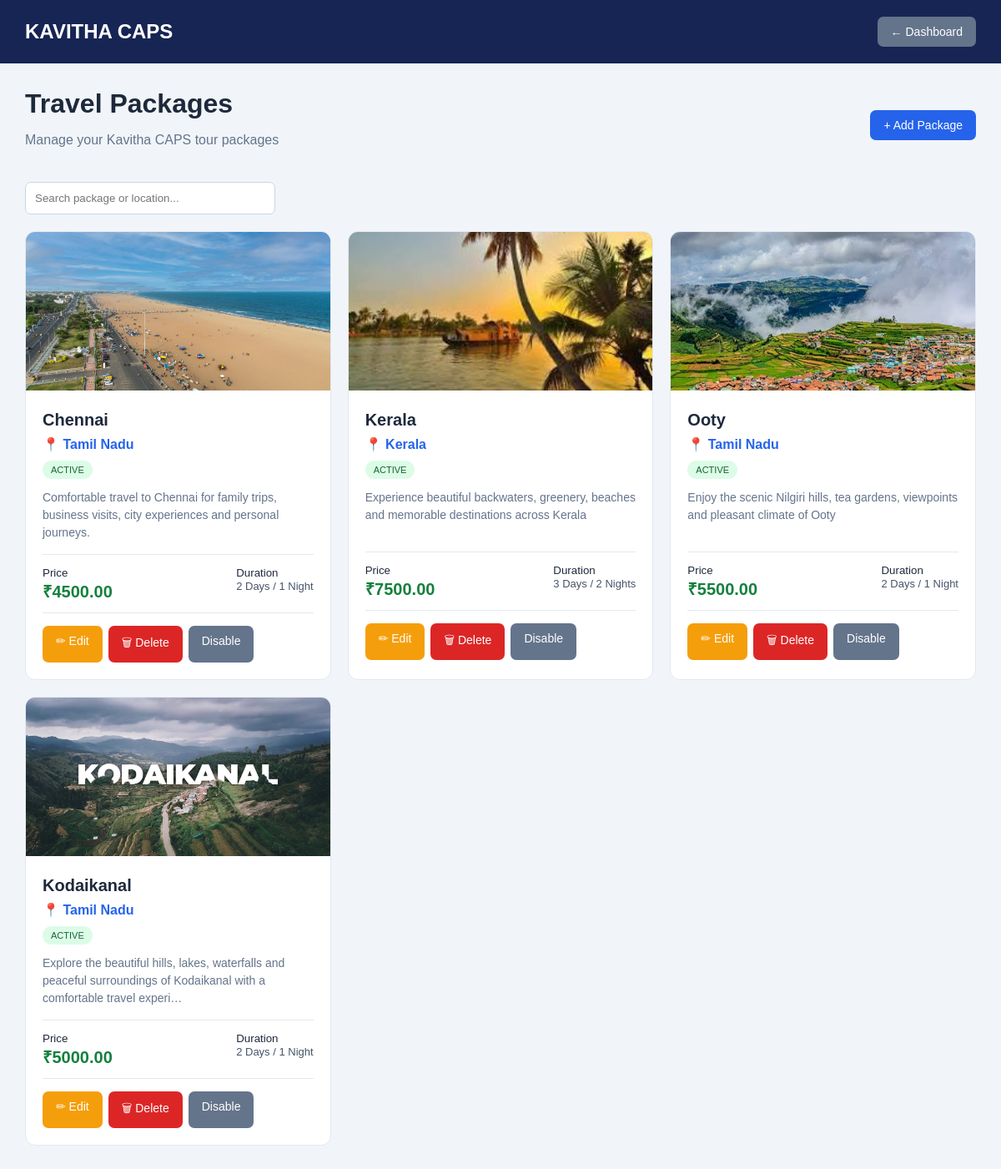
The page /erp/packages/ on the database its author committed.
### packages/models.py (models this page shows, shortened)
class Package(models.Model):
    name = models.CharField(max_length=100)
    location = models.CharField(max_length=100)
    description = models.TextField()
    price = models.DecimalField(max_digits=10, decimal_places=2)
    duration = models.CharField(max_length=50)
    image = models.ImageField(
        upload_to='packages/',
        blank=True,
        null=True
    )
    is_active = models.BooleanField(default=True)
    created_at = models.DateTimeField(auto_now_add=True)

### travel_erp/views.py (the view)
def packages(request):
    package_list = Package.objects.order_by("-id")
    return render(
        request,
        "travel_erp/packages.html",
        {
            "packages": package_list
        }
    )

### travel_erp/templates/travel_erp/packages.html (shortened to what this page needs)
<!DOCTYPE html>
<html lang="en">
<head>
</head>
<body>
<div class="header">
    <h2>
        KAVITHA CAPS
    </h2>
    <a
        href="{% url 'erp_dashboard' %}"
        class="btn back"
    >
        ← Dashboard
    </a>
</div>
<div class="container">
    <div class="top">
        <div>
            <h1>
                Travel Packages
            </h1>
            <p>
                Manage your Kavitha CAPS tour packages
            </p>
        </div>
        <a
            href="{% url 'add_package' %}"
            class="btn add"
        >
            + Add Package
        </a>
    </div>
    <input
        type="text"
        id="packageSearch"
        class="search"
        placeholder="Search package or location..."
        onkeyup="searchPackages()"
    >
    {% if packages %}
    <div class="grid" id="packageGrid">
        {% for package in packages %}
        <div
            class="card package-card"
            data-search="
                {{ package.name }}
                {{ package.location }}
                {{ package.description }}
            "
        >
            {% if package.image %}
                <img
                    src="{{ package.image.url }}"
                    class="package-image"
                    alt="{{ package.name }}"
                >
            {% else %}
                <div class="no-image">
                    🗺️
                </div>
            {% endif %}
            <div class="card-content">
                <h2>
                    {{ package.name }}
                </h2>
                <div class="location">
                    📍 {{ package.location }}
                </div>
                {% if package.is_active %}
                    <span class="status active-status">
                        ACTIVE
                    </span>
                {% else %}
                    <span class="status inactive-status">
                        INACTIVE
                    </span>
                {% endif %}
                <div class="description">
                    {{ package.description|truncatechars:120 }}
                </div>
                <div class="details">
                    <div>
                        <small>
                            Price
                        </small>
                        <div class="price">
                            ₹{{ package.price }}
                        </div>
                    </div>
                    <div>
                        <small>
                            Duration
                        </small>
                        <div class="duration">
                            {{ package.duration }}
                        </div>
                    </div>
                </div>
                <div class="actions">
                    <a
                        href="{% url 'edit_package' package.id %}"
                        class="btn edit"
                    >
                        ✏ Edit
                    </a>
                    <a
                        href="{% url 'delete_package' package.id %}"
                        class="btn delete"
                        onclick="return confirm('Are you sure you want to delete this package?');"
                    >
                        🗑 Delete
                    </a>
                    {% if package.is_active %}
                        <a
                            href="{% url 'toggle_package' package.id %}"
                            class="btn inactive"
                        >
                            Disable
                        </a>
                    {% endif %}
                </div>
            </div>
        </div>
        {% endfor %}
    </div>
    {% endif %}
</div>
</body>
</html>

### travel_erp/templates/travel_erp/packages.html (style rules this page uses)
* { box-sizing: border-box; }
body { margin: 0; font-family: Arial, sans-serif; background: #f1f5f9; color: #1e293b; }
.header { background: #172554; color: white; padding: 20px 30px; display: flex; justify-content: space-between; align-items: center; }
.header h2 { margin: 0; }
.container { padding: 30px; }
.top { display: flex; justify-content: space-between; align-items: center; margin-bottom: 25px; }
.top h1 { margin: 0; }
.top p { color: #64748b; }
.btn { display: inline-block; padding: 10px 16px; border-radius: 7px; text-decoration: none; color: white; border: none; cursor: pointer; font-size: 14px; }
.add { background: #2563eb; }
.back { background: #64748b; }
.edit { background: #f59e0b; }
.delete { background: #dc2626; }
.inactive { background: #64748b; }
.search { width: 300px; padding: 11px; border: 1px solid #cbd5e1; border-radius: 7px; margin-bottom: 20px; }
.grid { display: grid; grid-template-columns: repeat(auto-fill, minmax(300px, 1fr)); gap: 20px; }
.card { background: white; border-radius: 12px; overflow: hidden; border: 1px solid #e2e8f0; transition: .2s; }
.package-image { width: 100%; height: 190px; object-fit: cover; background: #e2e8f0; }
.card-content { padding: 20px; }
.card-content h2 { margin: 0 0 8px; font-size: 20px; }
.location { color: #2563eb; font-weight: bold; margin-bottom: 10px; }
.description { color: #64748b; font-size: 14px; line-height: 1.5; min-height: 60px; }
.details { display: flex; justify-content: space-between; margin: 15px 0; padding: 12px 0; border-top: 1px solid #e2e8f0; border-bottom: 1px solid #e2e8f0; }
.price { font-size: 20px; font-weight: bold; color: #15803d; }
.duration { color: #475569; font-size: 13px; }
.status { display: inline-block; padding: 5px 10px; border-radius: 20px; font-size: 11px; margin-bottom: 12px; }
.active-status { background: #dcfce7; color: #166534; }
.actions { display: flex; gap: 7px; flex-wrap: wrap; }

### rows shown on the page
Package: image (picture), name "Chennai", location "Tamil Nadu", is_active "ACTIVE", description "Comfortable travel to Chennai for family trips, business visits, city experiences and personal journeys.", price "4500.00", duration "2 Days / 1 Night"
Package: image (picture), name "Kerala", location "Kerala", is_active "ACTIVE", description "Experience beautiful backwaters, greenery, beaches and memorable destinations across Kerala", price "7500.00", duration "3 Days / 2 Nights"
Package: image (picture), name "Ooty", location "Tamil Nadu", is_active "ACTIVE", description "Enjoy the scenic Nilgiri hills, tea gardens, viewpoints and pleasant climate of Ooty", price "5500.00", duration "2 Days / 1 Night"
Package: image (placeholder picture), name "Kodaikanal", location "Tamil Nadu", is_active "ACTIVE", description "Explore the beautiful hills, lakes, waterfalls and peaceful surroundings of Kodaikanal with a comfortable travel experi…", price "5000.00", duration "2 Days / 1 Night"
